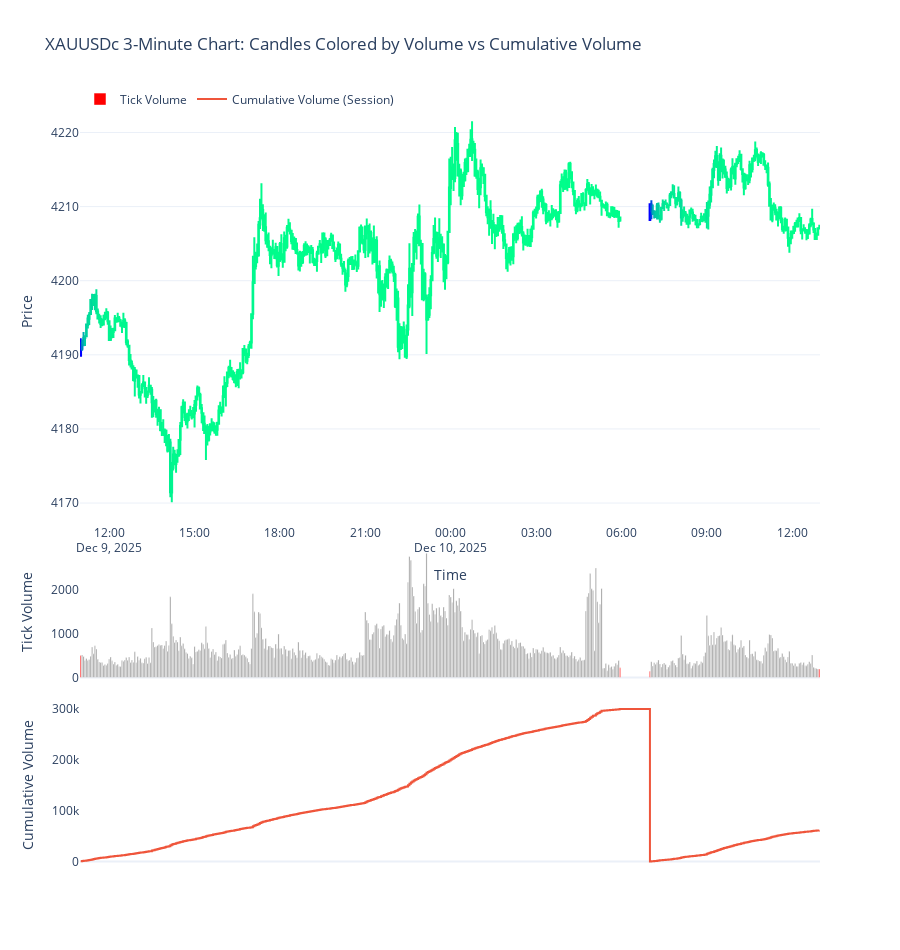

Notebook code for this chart:
### Markdown cell above
dynamic candlestick coloring based on the relationship between the tick volume and cumulative volume. Essentially:
    Darker blue → current tick volume is very close to the cumulative volume at that candle.
    Green → current tick volume is small relative to the cumulative volume.
    This comparison is done per session.

We can achieve this by:
    Normalizing the current tick volume relative to the session cumulative volume.
    Using a color scale from green → blue based on proximity.

### Code cell
import MetaTrader5 as mt5
import pandas as pd
import plotly.graph_objects as go
from datetime import datetime, timedelta, time
import pytz

# -------------------------
# 1. Initialize MT5
# -------------------------
if not mt5.initialize():
    print("MT5 initialization failed")
    mt5.shutdown()

# -------------------------
# 2. Fetch 3-minute data
# -------------------------
symbol = "XAUUSDc"
timeframe = mt5.TIMEFRAME_M3
n_bars = 500
utc_from = datetime.now() - timedelta(days=5)

rates = mt5.copy_rates_from(symbol, timeframe, utc_from, n_bars)
mt5.shutdown()

# -------------------------
# 3. Convert to DataFrame
# -------------------------
df = pd.DataFrame(rates)
df['time'] = pd.to_datetime(df['time'], unit='s')
df['time'] = df['time'].dt.tz_localize('UTC').dt.tz_convert('Asia/Manila')
df.set_index('time', inplace=True)

# -------------------------
# 4. Remove weekends
# -------------------------
df = df[df.index.dayofweek < 5]

# -------------------------
# 5. Assign session key based on market open (06:00) to market close (next day 05:00)
# -------------------------
market_open = time(6, 0)

def get_session(dt):
    return dt.date() if dt.time() >= market_open else (dt - pd.Timedelta(days=1)).date()

df['session'] = df.index.map(get_session)

# -------------------------
# 6. Calculate cumulative volume per session
# -------------------------
df['cum_volume'] = df.groupby('session')['tick_volume'].cumsum()

# -------------------------
# 7. Determine candlestick colors based on volume proximity
# -------------------------
def volume_to_color(row):
    # Avoid division by zero
    if row['cum_volume'] == 0:
        return 'green'
    # Normalize proximity: 0 = low, 1 = very close
    proximity = min(row['tick_volume'] / row['cum_volume'], 1)
    # Map proximity to color: green (low) → dark blue (high)
    # Simple RGB interpolation: green=(0,255,0), blue=(0,0,139)
    r = 0
    g = int(255 * (1 - proximity))
    b = int(139 + 116 * proximity)  # 139→255 for stronger blue
    return f'rgb({r},{g},{b})'

df['candle_color'] = df.apply(volume_to_color, axis=1)

# -------------------------
# 8. Plot 3-Pane Chart
# -------------------------
fig = go.Figure()

# Candlestick colored based on volume proximity
for idx, row in df.iterrows():
    fig.add_trace(go.Candlestick(
        x=[idx],
        open=[row['open']],
        high=[row['high']],
        low=[row['low']],
        close=[row['close']],
        increasing_line_color=row['candle_color'],
        decreasing_line_color=row['candle_color'],
        showlegend=False
    ))

# Tick Volume with first/last candle highlighted
first_candle_idx = df.groupby('session').head(1).index
last_candle_idx = df.groupby('session').tail(1).index
colors = ['red' if idx in first_candle_idx or idx in last_candle_idx else 'gray' for idx in df.index]

fig.add_trace(go.Bar(
    x=df.index,
    y=df['tick_volume'],
    name='Tick Volume',
    marker_color=colors,
    yaxis='y2'
))

# Cumulative Volume (breakline)
fig.add_trace(go.Scatter(
    x=df.index,
    y=df['cum_volume'],
    name='Cumulative Volume (Session)',
    mode='lines',
    line=dict(width=2),
    yaxis='y3',
    line_shape='hv'
))

# Layout
fig.update_layout(
    template='plotly_white',
    title='XAUUSDc 3-Minute Chart: Candles Colored by Volume vs Cumulative Volume',
    xaxis=dict(title='Time', rangeslider=dict(visible=False)),
    yaxis=dict(title='Price', domain=[0.45, 1]),
    yaxis2=dict(title='Tick Volume', domain=[0.25, 0.42], showgrid=False),
    yaxis3=dict(title='Cumulative Volume', domain=[0.0, 0.22], showgrid=False),
    legend=dict(orientation='h', y=1.02, x=0),
    height=950
)

fig.show()
